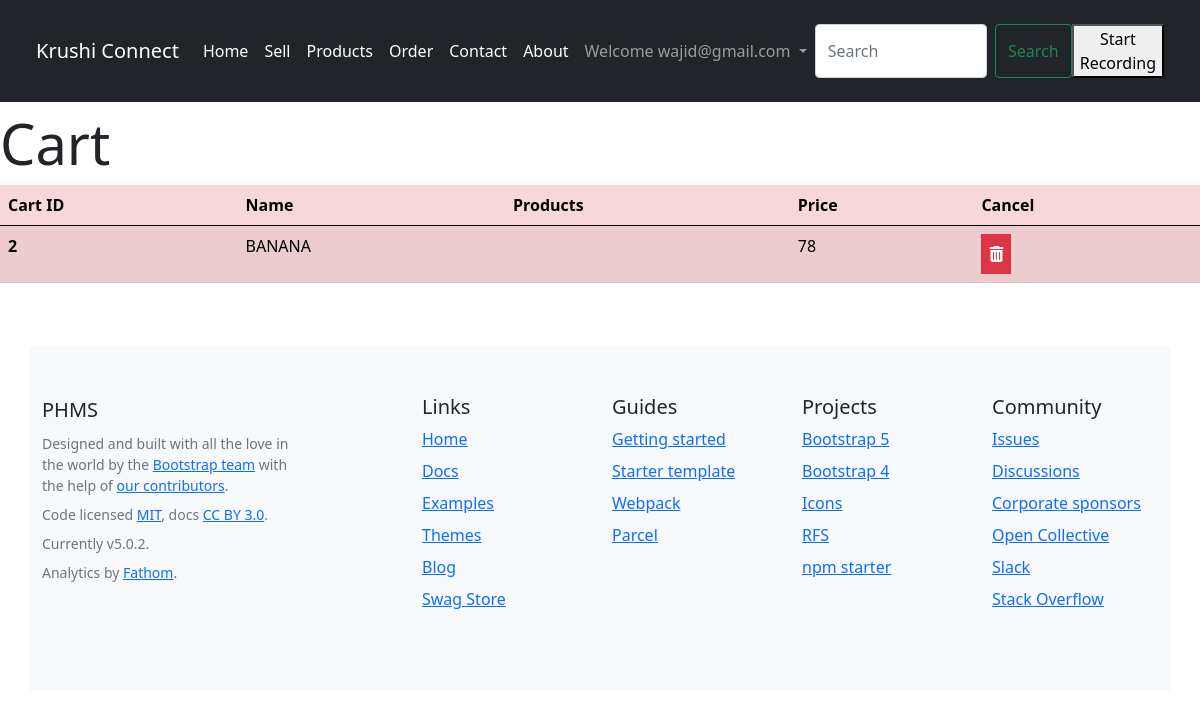
Screenshot of /viewCart/ (signed in) with the database file from the repository.
### app/models.py (models this page shows, shortened)
class myCart(models.Model):
    name=models.CharField(max_length=30)
    items=models.CharField(max_length=1500)
    quantity=models.CharField(max_length=100)
    price=models.CharField(max_length=100)
    status = models.BooleanField(max_length=50, default=True)

### app/views.py (the view)
# urls.py: path('viewCart/', views.viewCart, name='viewCart'),
def viewCart(request):
    data=myCart.objects.all()
    return render(request, 'viewCart.html',{'data':data})

### templates/viewCart.html (shortened to what this page needs)
{% extends "base.html" %}
{% block body %}
<div class="row">
    <div class="container mt-2">
      <h2 class="display-4">Cart</h2>
      <table class="table table-danger table-striped">
        <thead>
          <tr>
            <th scope="col">Cart ID</th>
            <th scope="col">Name</th>
            <th scope="col">Products</th>
            <th scope="col">Price</th>
            <th scope="col">Cancel</th>
          </tr>
        </thead>
        <tbody>
          {% for item in data %}
          <tr>
            <th scope="row">{{item.id}}</th>
            <td>{{item.name}}</td>
            <td>{{item.items}}</td>
            <td>{{item.price}} {{item.delivery}}</td>
           {% if item.delivery %}
           <td><button type="button" class="btn-success p-2"  href="/orders/{{item.id}}" disabled> <i class="fa-solid fa-trash-can"></i></button></td>
           {% else %}
           <td><a type="button" class="btn-danger p-2" href="/orders/{{item.id}}"> <i class="fa-solid fa-trash-can"></i></a></td>
           {% endif %}
          </tr>
          {% endfor %}
        </tbody>
      </table>
  </div>
</div>
{% endblock body %}

### templates/base.html (shortened to what this page needs)
{% load static %}
<!doctype html>
<html lang="en">
  <head>
    <link rel="stylesheet" href="{% static 'css/style.css' %}">
    <link rel="stylesheet" href="https://cdnjs.cloudflare.com/ajax/libs/font-awesome/6.1.1/css/all.min.css" />
  </head>
  <body>
    <nav class="navbar navbar-expand-lg navbar-dark bg-dark p-4">
        <div class="container-fluid">
          <a class="navbar-brand" href="/">Krushi Connect</a>
          <div class="collapse navbar-collapse" id="navbarSupportedContent">
            <ul class="navbar-nav me-auto mb-2 mb-lg-0">
              <li class="nav-item">
                <a class="nav-link active" aria-current="page" href="/">Home</a>
              </li>
              <li class="nav-item">
                <a class="nav-link active" aria-current="page" href="/sell">Sell</a>
              </li>
              <li class="nav-item">
                <a class="nav-link active" aria-current="page" href="/products">Products</a>
              </li>
              <li class="nav-item">
                <a class="nav-link active" aria-current="page" href="/orders">Order</a>
              </li>
              <li class="nav-item">
                <a class="nav-link active" href="contact">Contact</a>
              </li>
              <li class="nav-item">
                <a class="nav-link active" href="about">About</a>
              </li>
  {% if request.user.is_authenticated %}
  <li class="nav-item dropdown">
    <a class="nav-link dropdown-toggle" href="signup" id="navbarDropdown" role="button" data-bs-toggle="dropdown" aria-expanded="false">
     Welcome {{user.email}}
    </a>
  </li>
              {% endif %}
            </ul>
            <form action="/search" method="get" class="d-flex">
              <input class="form-control me-2" type="search" placeholder="Search" aria-label="Search" name="getdata" required>
              <button class="btn btn-outline-success" type="submit">Search</button>
              <button id="recordButton">Start Recording</button>
            </form>
          </div>
        </div>
      </nav>
      {% block body %}
      {% endblock body %}
<br><br>
      <div class="container py-5 bg-light">
        <div class="row">
          <div class="col-lg-3 mb-3">
            <a class="d-inline-flex align-items-center mb-2 link-dark text-decoration-none" href="/" aria-label="Bootstrap">
              <span class="fs-5">PHMS</span>
            </a>
            <ul class="list-unstyled small text-muted">
              <li class="mb-2">Designed and built with all the love in the world by the <a href="/docs/5.0/about/team/">Bootstrap team</a> with the help of <a href="https://github.com/twbs/bootstrap/graphs/contributors">our contributors</a>.</li>
              <li class="mb-2">Code licensed <a href="https://github.com/twbs/bootstrap/blob/main/LICENSE" target="_blank" rel="license noopener">MIT</a>, docs <a href="https://creativecommons.org/licenses/by/3.0/" target="_blank" rel="license noopener">CC BY 3.0</a>.</li>
              <li class="mb-2">Currently v5.0.2.</li>
              <li class="mb-2">Analytics by <a href="https://usefathom.com/ref/ADZSBE" target="_blank" rel="noopener">Fathom</a>.</li>
            </ul>
          </div>
          <div class="col-6 col-lg-2 offset-lg-1 mb-3">
            <h5>Links</h5>
            <ul class="list-unstyled">
              <li class="mb-2"><a href="/">Home</a></li>
              <li class="mb-2"><a href="/docs/5.0/">Docs</a></li>
              <li class="mb-2"><a href="/docs/5.0/examples/">Examples</a></li>
              <li class="mb-2"><a href="https://themes.getbootstrap.com/">Themes</a></li>
              <li class="mb-2"><a href="https://blog.getbootstrap.com/">Blog</a></li>
              <li class="mb-2"><a href="https://cottonbureau.com/people/bootstrap">Swag Store</a></li>
            </ul>
          </div>
          <div class="col-6 col-lg-2 mb-3">
            <h5>Guides</h5>
            <ul class="list-unstyled">
              <li class="mb-2"><a href="/docs/5.0/getting-started/">Getting started</a></li>
              <li class="mb-2"><a href="/docs/5.0/examples/starter-template/">Starter template</a></li>
              <li class="mb-2"><a href="/docs/5.0/getting-started/webpack/">Webpack</a></li>
              <li class="mb-2"><a href="/docs/5.0/getting-started/parcel/">Parcel</a></li>
            </ul>
          </div>
          <div class="col-6 col-lg-2 mb-3">
            <h5>Projects</h5>
            <ul class="list-unstyled">
              <li class="mb-2"><a href="https://github.com/twbs/bootstrap">Bootstrap 5</a></li>
              <li class="mb-2"><a href="https://github.com/twbs/bootstrap/tree/v4-dev">Bootstrap 4</a></li>
              <li class="mb-2"><a href="https://github.com/twbs/icons">Icons</a></li>
              <li class="mb-2"><a href="https://github.com/twbs/rfs">RFS</a></li>
              <li class="mb-2"><a href="https://github.com/twbs/bootstrap-npm-starter">npm starter</a></li>
            </ul>
          </div>
          <div class="col-6 col-lg-2 mb-3">
            <h5>Community</h5>
            <ul class="list-unstyled">
              <li class="mb-2"><a href="https://github.com/twbs/bootstrap/issues">Issues</a></li>
              <li class="mb-2"><a href="https://github.com/twbs/bootstrap/discussions">Discussions</a></li>
              <li class="mb-2"><a href="https://github.com/sponsors/twbs">Corporate sponsors</a></li>
              <li class="mb-2"><a href="https://opencollective.com/bootstrap">Open Collective</a></li>
              <li class="mb-2"><a href="https://bootstrap-slack.herokuapp.com/">Slack</a></li>
              <li class="mb-2"><a href="https://stackoverflow.com/questions/tagged/bootstrap-5">Stack Overflow</a></li>
            </ul>
          </div>
        </div>
      </div>
  </body>
</html>

### rows the page displays
myCart: id "2", name "BANANA", price "78"

### other values shown
{{ user.email }} "wajid@gmail.com"
